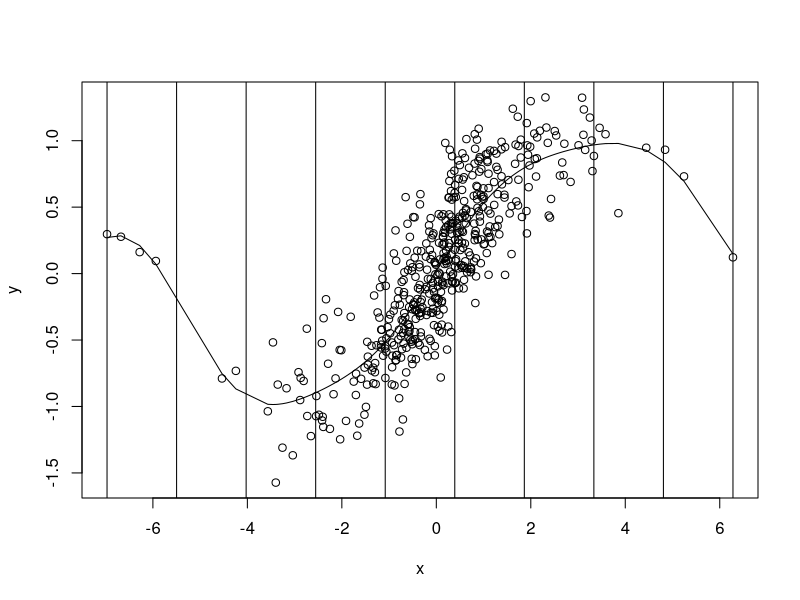

Generate this figure with R: (Note: this script raises an error after producing the figure.)
## ---- chunk 1

#Replace dose 1 with this 
x <- rt(500,3) #squiggly data #be careful of random samples--Big X can't have NAs
y <- sin(.5*x) + rnorm(500, 0, 0.3)
knots <- 10 #number of peaks
tau <- seq(min(x), max(x), length.out = knots)
s <- 2 #controls how wide the kernels are, s should be half the distance between two knots diff(tau)[1]/2

#create this for each covariate

X <- matrix(0, nrow=500,ncol=knots)
for(i in 1:knots) {
  X[,i] <- x * dnorm(x, tau[i], s)
}

m2 <- lm(y ~ X) #X + Z + R + S + random effect
summary(m2)

plot(x,y)
lines(sort(x), m2$fitted.values[order(x)])
abline(v = tau)

#smoothing out the graph
x.predict <- seq(min(x), max(x), length.out=500) #splits data into event little groups
X.predict <- matrix(0, nrow=500,ncol = knots)
for(i in 1:knots) {
  X.predict[,i] <- x.predict * dnorm(x.predict, tau[i], s)
}
y.predict <- cbind(1, X.predict) %*% coef(m2) + cbind #predict function is easier // but cbind(X.predicts)
plot(x,y)

lines(x.predict, y.predict)
